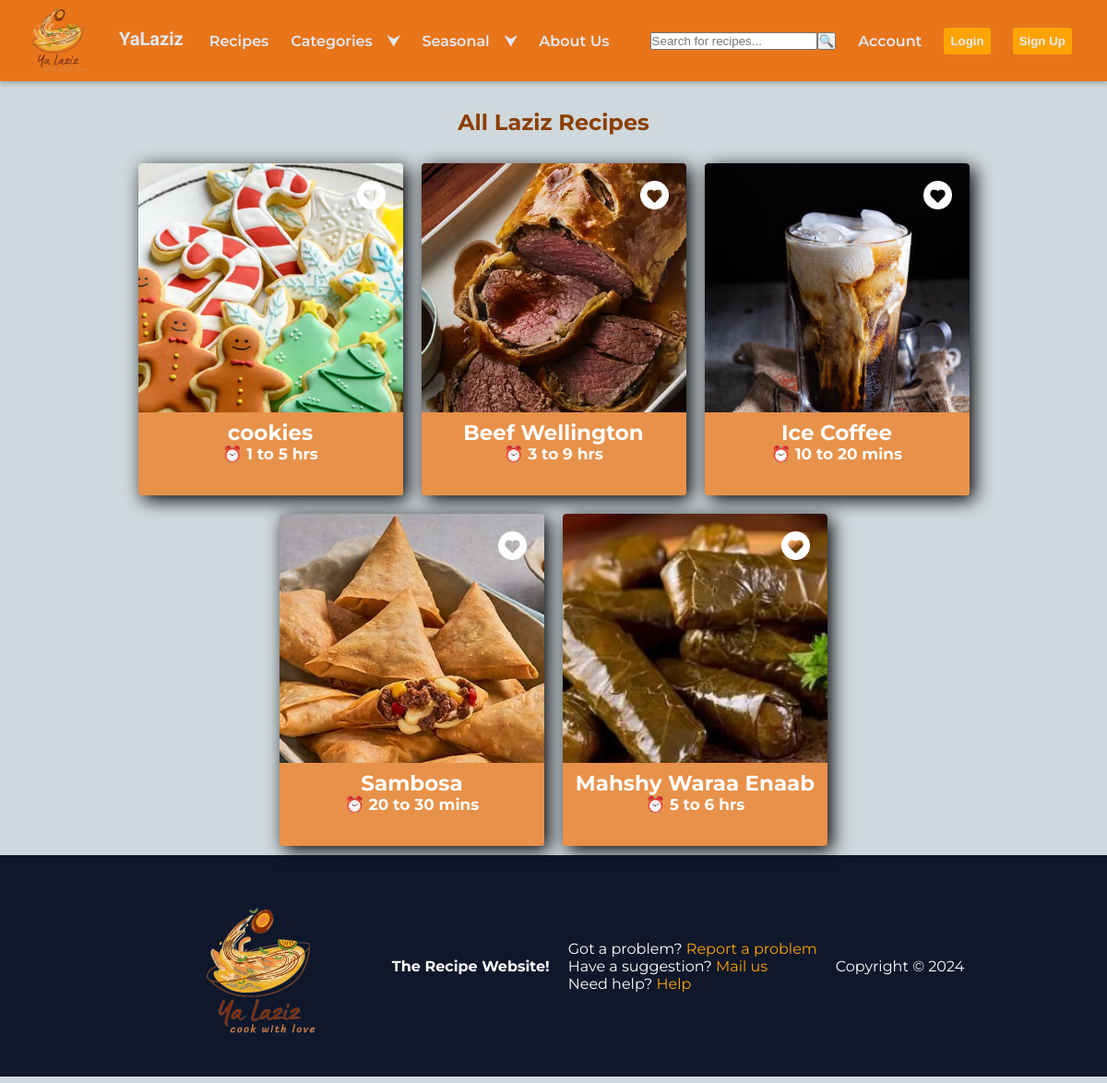
The app's page /recipes/ with its own data.
### yaLazizApp/models.py (models this page shows)
class Recipe(models.Model):
    name= models.CharField(max_length=255)
    coverPhoto= models.ImageField(upload_to='Photos/')
    mainPhoto= models.ImageField(upload_to='Photos/')
    duration = models.CharField(max_length=255)
    category = models.CharField(max_length=100)
    season= models.CharField(max_length=100)
    userId= models.ForeignKey(User, on_delete=models.CASCADE)
    visit_count = models.PositiveIntegerField(default=0)

### yaLazizApp/views.py (the view)
# urls.py: path('recipes/', views.recipes, name='recipes'),
def recipes(request):
    template = loader.get_template('recipes.html')
    if request.user.is_authenticated:
        recipes=Recipe.objects.all()
        fav= Favorite.objects.filter(userId=request.user.id).values_list('recipeId', flat=True)
        print(fav.values())
        context={
            'title' : "All Laziz Recipes",
            'Recipes': Recipe.objects.all(),
            'isAdmin': request.user.is_authenticated and request.user.isAdmin,
            'isSigned': request.user.is_authenticated,
            'Favorites':list(fav),
        }
        return HttpResponse(template.render(context, request))
    else:
        context= {
            'title' : "All Laziz Recipes",
            'Recipes': Recipe.objects.all(),
            'isAdmin': request.user.is_authenticated and request.user.isAdmin,
            'isSigned': request.user.is_authenticated,
        }
        return HttpResponse(template.render(context, request))

### yaLazizApp/templates/recipes.html (shortened to what this page needs)
<!DOCTYPE html>
{% extends "index.html" %}
{% load static %}
{%block additionalLinks%}
<link rel="stylesheet" href="{% static 'css/cards.css'%}">
{%endblock%}
{% block main %}
<div class="title">
    <h1>{{title|capfirst}}</h1>
</div>
<div class="grid" id="recipesGrid">
    {%for recipe in Recipes %}
    <div class="recipe" id={{recipe.id}}>
        {% if recipe.id in Favorites %}
            <img src="{% static 'Photos/heartRed.png'%}" alt="" title="remove from favorites" class="favorite_button">
        {% else %}
            <img src="{% static 'Photos/heartWhite.png'%}" alt="" title="add to favorites" class="favorite_button">
        {% endif %}
        <img src={{recipe.coverPhoto.url}} alt="{{recipe.name}}" class="coverImg">
        <div class="info">
            <h3>{{recipe.name}}</h3>
            <h5>&#x23F0; {{recipe.duration}}</h5>
        </div>
    </div>
    {% endfor%}
</div>
{% endblock %}

### yaLazizApp/static/css/index.css (style rules this page uses)
:root { --backgroundColor: hsl(217, 43%, 92%); --mainColor: #E8751A; --secColor: #FDA403; --textColor: var(--grey-900); --max-width: 1120px; --fixed-width: 600px; --grey-900: #0f172a; --navColor:#231336; }
* { -webkit-box-sizing: border-box; -moz-box-sizing: border-box; box-sizing: border-box; margin: 0px; padding: 0px; }
body { background-color: var(--clr-gray200); font-family: "Roboto Mono", monospace, "Chivo", sans-serif; font-family: "Montserrat", sans-serif; font-size: 1rem; }

### yaLazizApp/static/css/main.css (style rules this page uses)
:root { --backgroundColor: hsl(217, 43%, 92%); --mainColor: #E8751A; --secColor: #FDA403; --textColor: var(--grey-900); --max-width: 1120px; --fixed-width: 600px; --grey-900: #0f172a; --navColor:#231336; --clr-primary: #d50000; --clr-primary-hover: #29e6a7; --clr-primary-dark: #039d69; --clr-gray100: #f0f7f8; --clr-gray200: #cfd8dc; --clr-gray300: #a7b7be; --clr-gray400: #6b7e86; --clr-gray500: #425a65; }
.title h1 { font-size: 24px; color: #333; margin: 0; padding: 10px; }

### yaLazizApp/static/css/cards.css (style rules this page uses)
.page main div.title h1 { margin: 20px auto; padding: 10px; text-align: center; color: #8d3f00; }
div.grid { display: flex; flex-direction: row; flex-wrap: wrap; justify-content: center; column-gap: 1.25rem; row-gap: 1.25rem; width: 100%; margin: 10px; padding-left: 10px; padding-right: 10px; margin-left: 0; margin-right: 0; }
div.grid .recipe { display: flex; flex-direction: column; justify-content: center; align-items: center; overflow: hidden; height: 360px; width: 287px; position: relative; border-radius: 4px; box-shadow: 5px 5px 20px black; box-sizing: border-box; transition: 0.3s ease-in; cursor: default; }
div.grid .recipe > img.coverImg { border-radius: 3px; position: absolute; height: 100%; top: 0; right: 0; width: 100%; transition: 0.8s ease; object-fit: cover; }
div.grid .recipe .info { position: absolute; bottom: 0; background-color:#e8914a; height: 90px; width: 100%; transition: 0.5s; }
div.grid .recipe .info h3 { position: absolute; width: 100%; font-size: 23px; text-align: center; top: 8px; color: white; transition: 0.3s ease-in; }
div.grid .recipe .info h5 { position: absolute; width: 100%; font-size: 17px; text-align: center; top: 35px; color: white; transition: 0.3s; }
.favorite_button { position: absolute; width: 45px; height: 45px; z-index: 10; top: 0; right: 0; padding: 7px; margin: 12px; cursor: pointer; transition: 0.3s ease; }

### records on screen
Recipe: coverPhoto (picture), name "cookies", duration "1 to 5 hrs"
Recipe: coverPhoto (picture), name "Beef Wellington", duration "3 to 9 hrs"
Recipe: coverPhoto (picture), name "Ice Coffee", duration "10 to 20 mins"
Recipe: coverPhoto (picture), name "Sambosa", duration "20 to 30 mins"
Recipe: coverPhoto (picture), name "Mahshy Waraa Enaab", duration "5 to 6 hrs"

### other values on screen
{{ title|capfirst }} "All Laziz Recipes"
